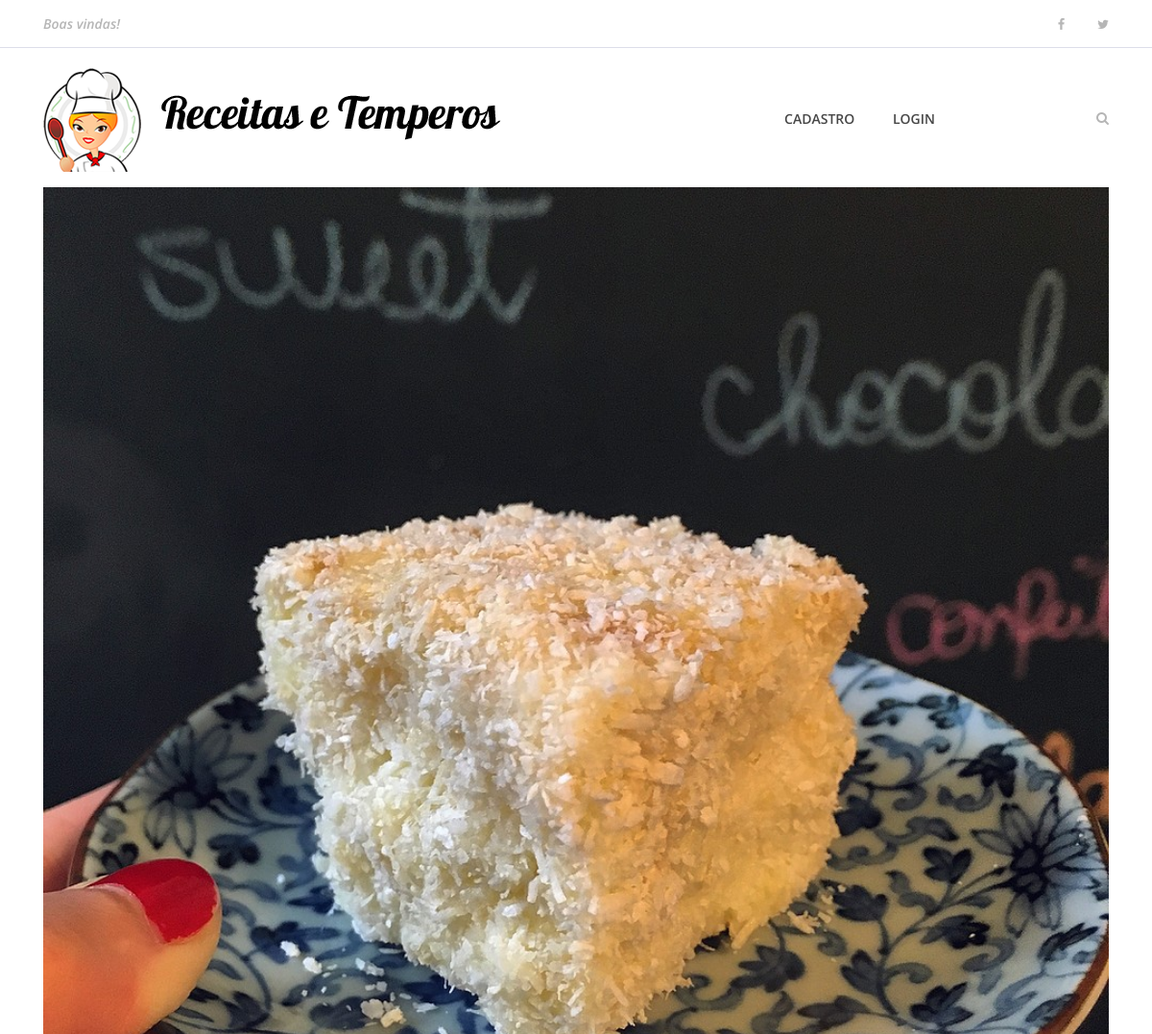
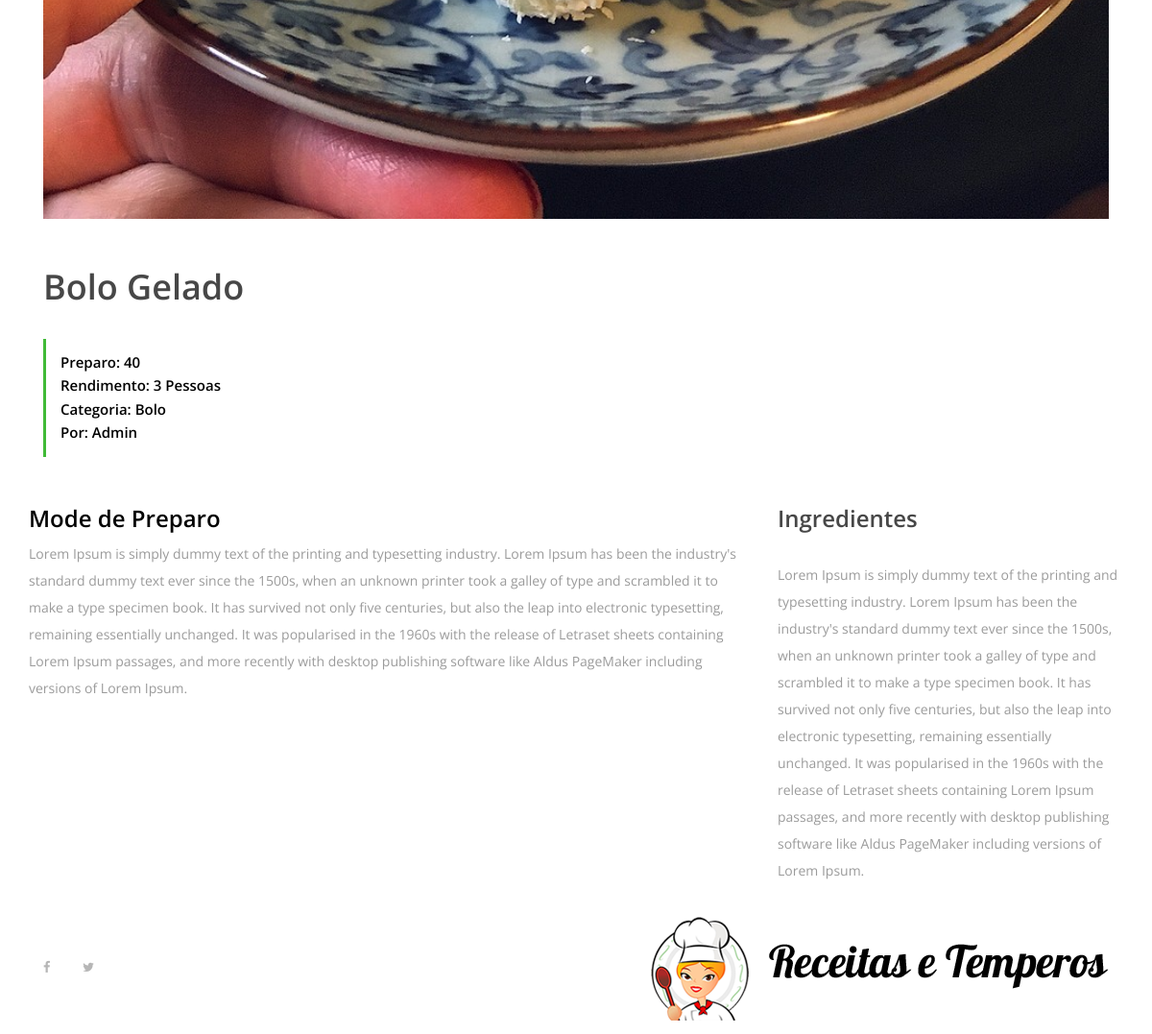
The page /7 on the database as committed earlier (2 pictures, top to bottom).
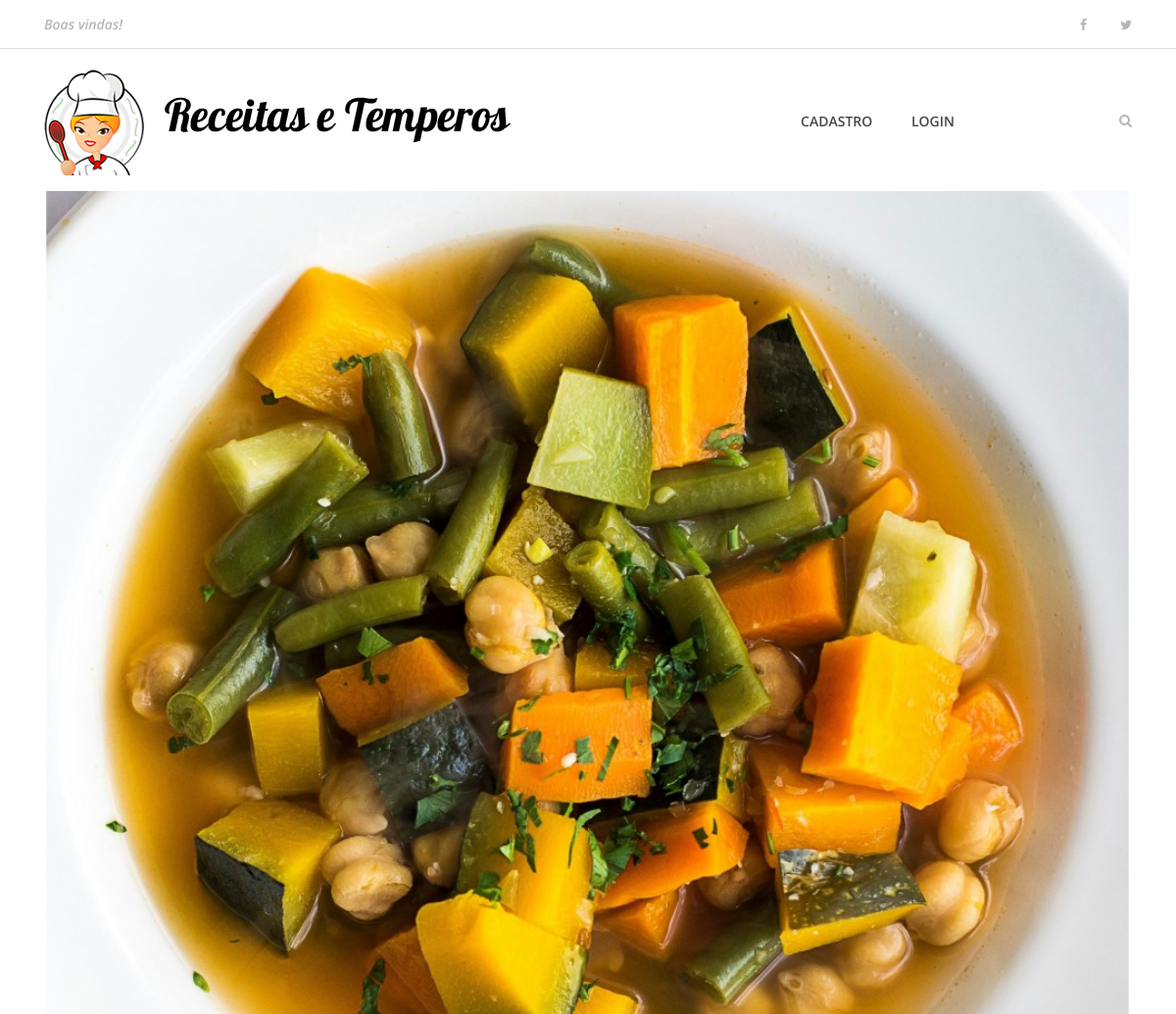
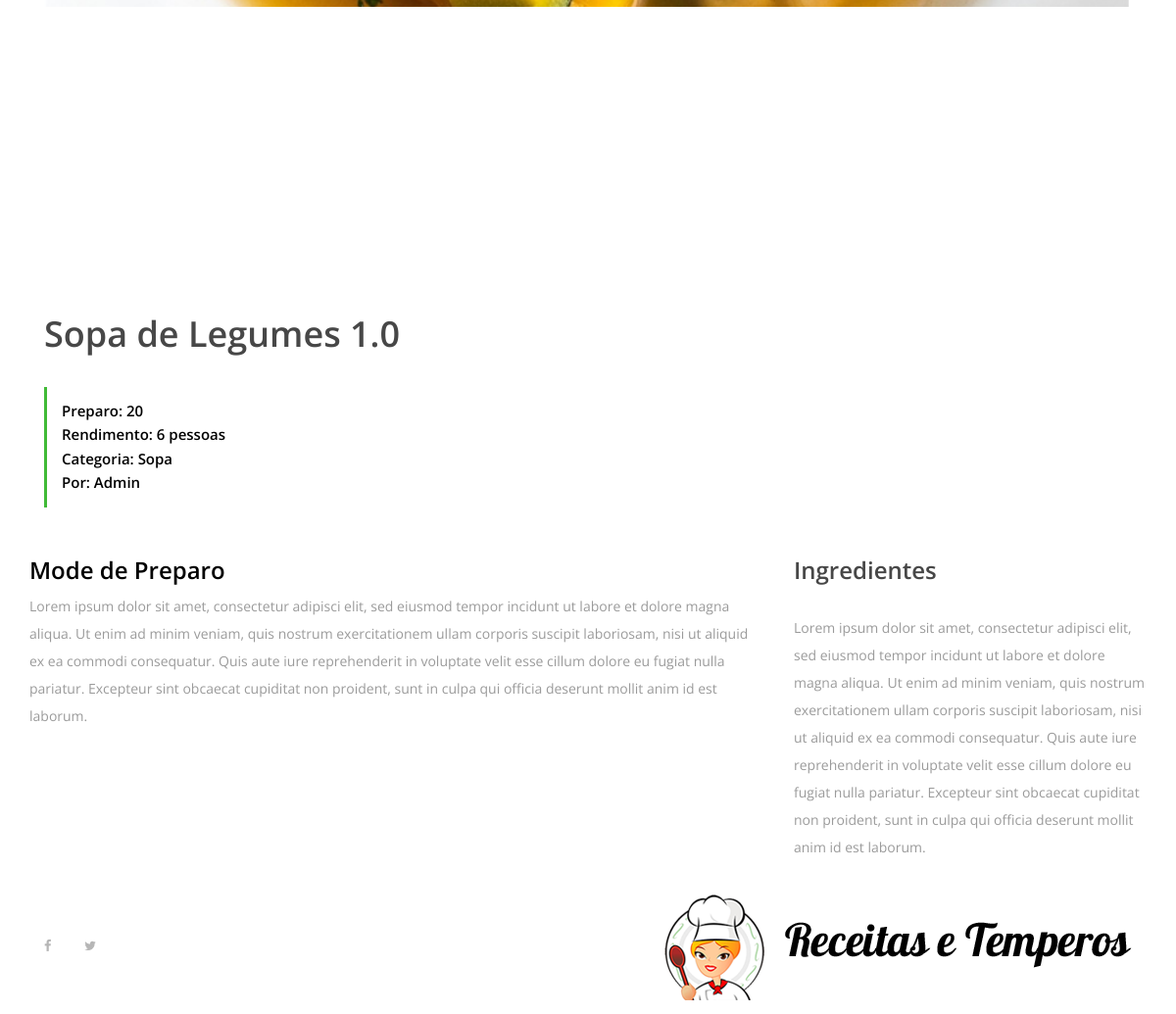
The same page on the database as committed later (2 pictures, top to bottom).
### bibliotecaTeste/models.py (models this page shows, shortened)
class Receita(models.Model):
    pessoa = models.ForeignKey(User, on_delete=models.CASCADE)
    nome_receita = models.CharField(max_length=200)
    ingredientes = models.TextField()
    modo_preparo = models.TextField()
    tempo_preparo = models.IntegerField()
    rendimento = models.CharField(max_length=100)
    categoria = models.CharField(max_length=100)
    date_receita = models.DateTimeField(default=datetime.now, blank=True)
    foto_receita = models.ImageField(upload_to='fotos/%d/%m/%Y/', blank=True)
    publicada = models.BooleanField(default=False)

### bibliotecaTeste/views/receitas.py (the view)
# urls.py: path('<int:receita_id>', receita, name='receita'),
def receita(request, receita_id):
    receita = get_object_or_404(Receita, pk=receita_id)
    receita_a_exebir = {
        'receita' : receita
    }
    return render(request,'receitas/receita.html', receita_a_exebir)

### templates/receitas/receita.html (shortened to what this page needs)
{% extends 'base.html' %}
{% load static %}
{% block content %}
    {% include 'partials/_menu.html' %}
        <div class="container">
            <div class="row">
                <div class="col-12">
                    <div class="receipe-slider owl-carousel">
                        {% if receita.foto_receita == '' %}
                            <img src="{% static 'img/bg-img/tomate_banner.jpg' %}">
                        {% else %}
                            <img src="{{ receita.foto_receita.url }}" alt="">
                        {% endif %}
                    </div>
                </div>
            </div>
        </div>
        <div class="receipe-content-area">
            <div class="container">
                <div class="row">
                    <div class="col-12 col-md-8">
                        <div class="receipe-headline my-5">
                            <h2>{{receita.nome_receita}}</h2>
                            <div class="receipe-duration">
                                <h6>Preparo: {{receita.tempo_preparo}}</h6>
                                <h6>Rendimento: {{receita.rendimento}}</h6>
                                <h6>Categoria: {{receita.categoria}}</h6>
                                <h6>Por: {{ receita.pessoa }}</h6>
                            </div>
                        </div>
                    </div>
                <div class="row">
                    <div class="col-12 col-lg-8">
                        <h4>Mode de Preparo</h4>
                        <div class="single-preparation-step d-flex">
                            <p>{{receita.modo_preparo}}</p>
                        </div>
                    </div>
                    <div class="col-12 col-lg-4">
                        <div class="ingredients">
                            <h4>Ingredientes</h4>
                            <div class="ingredients">
                                <p>{{receita.ingredientes}}</p>
                            </div>
                        </div>
                    </div>
                </div>
    {% include 'partials/_footer.html' %}
{% endblock %}

Rows that differ between the two databases and show on the page:
changed Receita "Admin": foto_receita: a different picture; nome_receita "Bolo Gelado" → "Sopa de Legumes 1.0"; tempo_preparo "40" → "20"; rendimento "3 Pessoas" → "6 pessoas"; categoria "Bolo" → "Sopa"; modo_preparo "Lorem Ipsum is simply dummy text of the printing and typesetting industry. Lorem Ipsum has been the industry's standard dummy text ever since the 1500s, when an unknown printer took a galley of type and scrambled it to make a type specimen book. It has survived not only five centuries, but also the leap into electronic typesetting, remaining essentially unchanged. It was popularised in the 1960s with the release of Letraset sheets containing Lorem Ipsum passages, and more recently with desktop publishing software like Aldus PageMaker including versions of Lorem Ipsum." → "Lorem ipsum dolor sit amet, consectetur adipisci elit, sed eiusmod tempor incidunt ut labore et dolore magna aliqua. Ut enim ad minim veniam, quis nostrum exercitationem ullam corporis suscipit laboriosam, nisi ut aliquid ex ea commodi consequatur. Quis aute iure reprehenderit in voluptate velit esse cillum dolore eu fugiat nulla pariatur. Excepteur sint obcaecat cupiditat non proident, sunt in culpa qui officia deserunt mollit anim id est laborum."; ingredientes "Lorem Ipsum is simply dummy text of the printing and typesetting industry. Lorem Ipsum has been the industry's standard dummy text ever since the 1500s, when an unknown printer took a galley of type and scrambled it to make a type specimen book. It has survived not only five centuries, but also the leap into electronic typesetting, remaining essentially unchanged. It was popularised in the 1960s with the release of Letraset sheets containing Lorem Ipsum passages, and more recently with desktop publishing software like Aldus PageMaker including versions of Lorem Ipsum." → "Lorem ipsum dolor sit amet, consectetur adipisci elit, sed eiusmod tempor incidunt ut labore et dolore magna aliqua. Ut enim ad minim veniam, quis nostrum exercitationem ullam corporis suscipit laboriosam, nisi ut aliquid ex ea commodi consequatur. Quis aute iure reprehenderit in voluptate velit esse cillum dolore eu fugiat nulla pariatur. Excepteur sint obcaecat cupiditat non proident, sunt in culpa qui officia deserunt mollit anim id est laborum."
